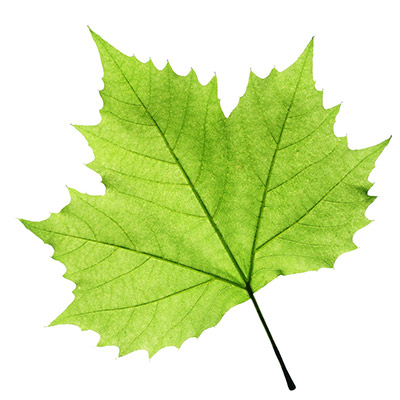
#> input picture 0_img/leaf.jpg, 400 x 400 px, found by its file name
$ python 3_point_detection.py
#> lines starting #> are read from the running program, lines starting #| are printed output that depends on the picture; after the words box and inside, x2 and y2 are one past the last pixel; in counts of white or black regions, pixels touching at a corner belong together
import cv2
import numpy as np
from matplotlib import pyplot as plt

img=cv2.imread('C:/Users/imrk0/Desktop/CV/0_img/leaf.jpg',cv2.IMREAD_GRAYSCALE)
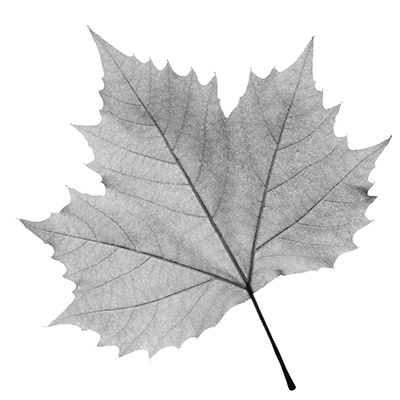
#> img: shape (400, 400); min 0, max 255, mean 220
original_img = cv2.imread('C:/Users/imrk0/Desktop/CV/0_img/leaf.jpg',cv2.IMREAD_COLOR)
#> original_img is the input picture: shape (400, 400, 3); mean B, G, R 172.2, 232.2, 214
original_img_copy = original_img.copy()

kernel = np.array([[-1,-1,-1],[-1,8,-1],[-1,-1,-1]])
for i in range(len(img)):
    for j in range(len(img[0])):
        if(img[i][j]==255):  img[i][j]=1
        else: img[i][j]=10
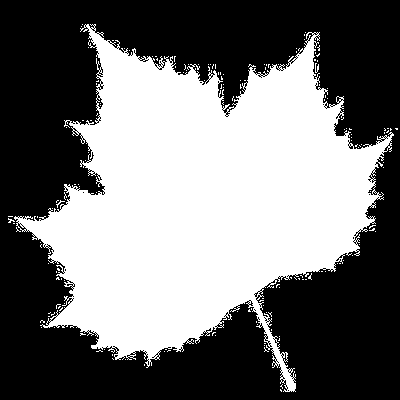
#> img: shape (400, 400); values 1 (black) and 10 (white), 44.9% white; 172 white regions (170 under 20 px), largest, box (x1, y1, x2, y2) and area: (14, 24, 394, 392) 71261, (315, 63, 319, 73) 24

dst = cv2.filter2D(img,-1,kernel)
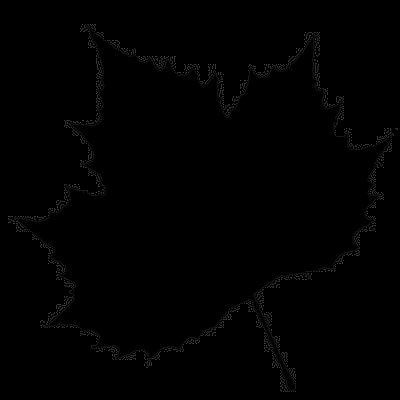
#> dst: shape (400, 400); min 0, max 72, mean 1.1
#print(dst)

for i in range(dst.shape[0]):
  #if(max(dst[i]>10)): print(max(dst[i]))
  for j in range(dst.shape[1]):
    if dst[i,j] >=72:
      x = i-2
      y = j-2
      for a in range(5):
        for b in range(5):
          original_img[x,y] = 0
          x = x+1
        y = y+1
        x = i-2
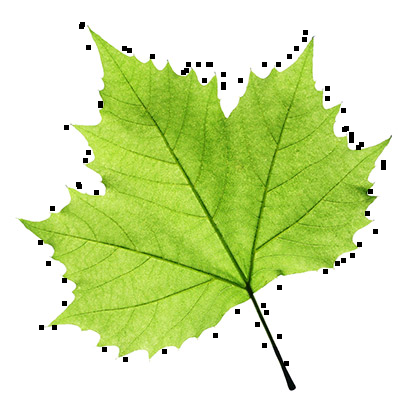
#> original_img: shape (400, 400, 3); 1.03% of pixels changed, all inside (x1, y1, x2, y2) = (38, 22, 386, 366)


RGB_img = cv2.cvtColor(original_img, cv2.COLOR_BGR2RGB)
RGB_original = cv2.cvtColor(original_img_copy, cv2.COLOR_BGR2RGB)

plot1 = plt.figure("Original Image")
plt.imshow(RGB_original)
plot2 = plt.figure("Point extraction")
plt.imshow(RGB_img)
plt.show()
